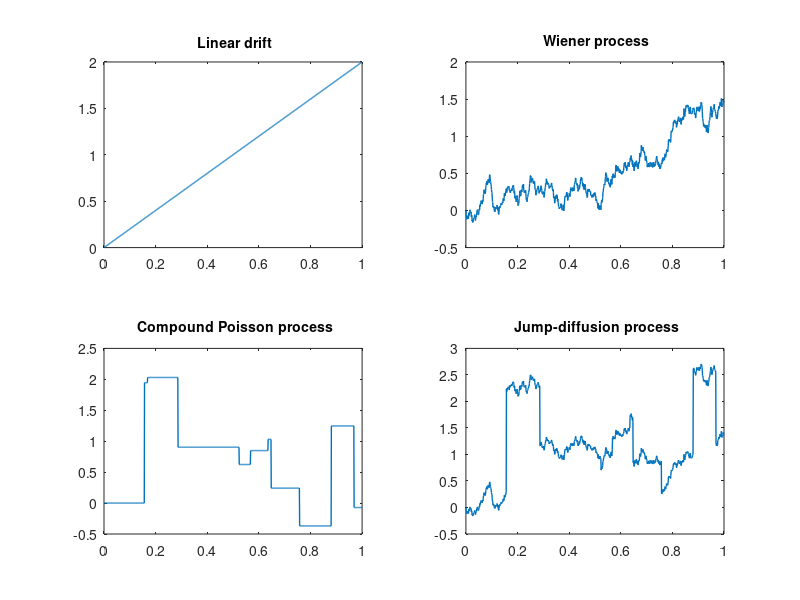

Reproduce this figure in MATLAB.
clear 
clc

T = 1;
N = 1e3;
dt = T/N;
X0 = 0;
mu = 2;
sigma = 1;
lambda = 5;

time = 0:dt:T;

figure(1)
%% Linear drift
X1 = mu*time;
subplot(2,2,1)
plot(time,X1,'linewidth',1)
title('\fontsize{14} Linear drift')

%% Diffusion processes
X2 = zeros(N+1,1);
for  t = 1:N
    X2(t+1) = X2(t) + mu*dt + sigma*sqrt(dt)*random('norm',0,1);
end
subplot(2,2,2)
plot(time,X2,'linewidth',1)
title('\fontsize{14} Wiener process')

%% Compound Poisson process
I = zeros(N,1);
X3 = zeros(N+1,1);
F = zeros(N+1,1);
for i = 1:N
    I(i) = random('poisson',dt*lambda);
    if I(i) == 0
        F(i) = 0;
    else
        F(i) = random('norm',0,1);
    end
    X3(i+1) = X3(i) + F(i);
end
subplot(2,2,3)
plot(time,X3,'linewidth',1)
title('\fontsize{14} Compound Poisson process')
% Jump Diffusion process
X4 = X2+X3;
subplot(2,2,4)
plot(time,X4,'linewidth',1)
title('\fontsize{14} Jump-diffusion process')

